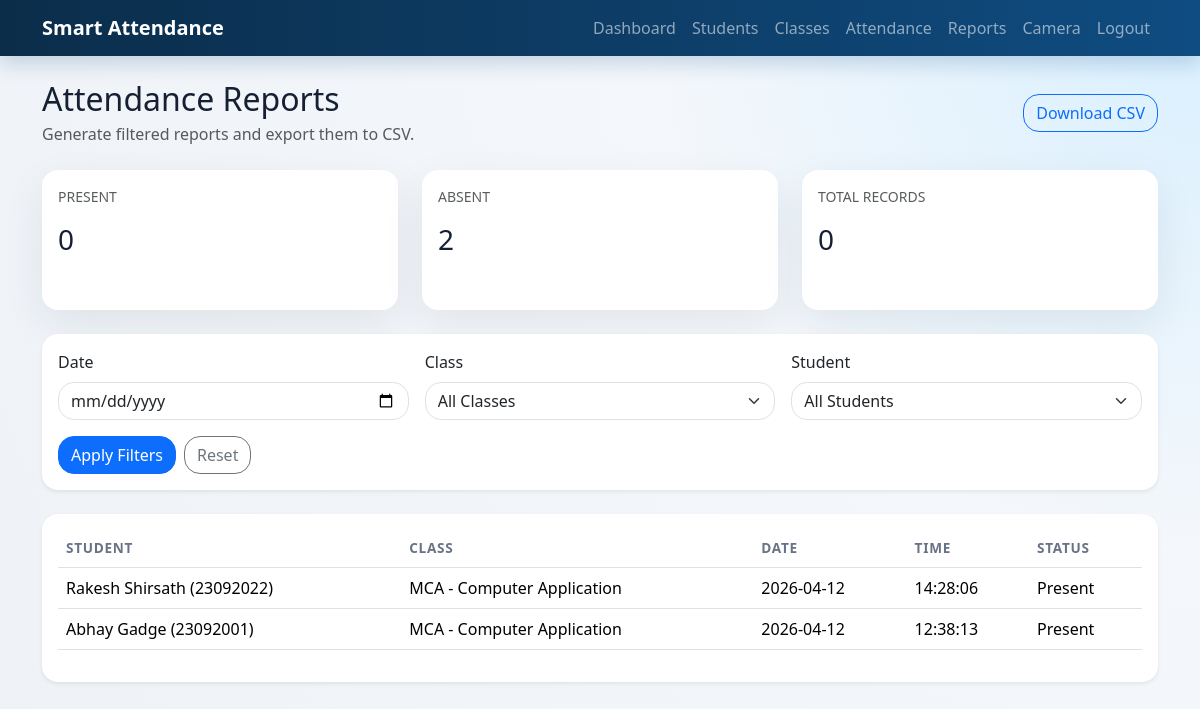
Page /reports (signed in) on the earlier database version.
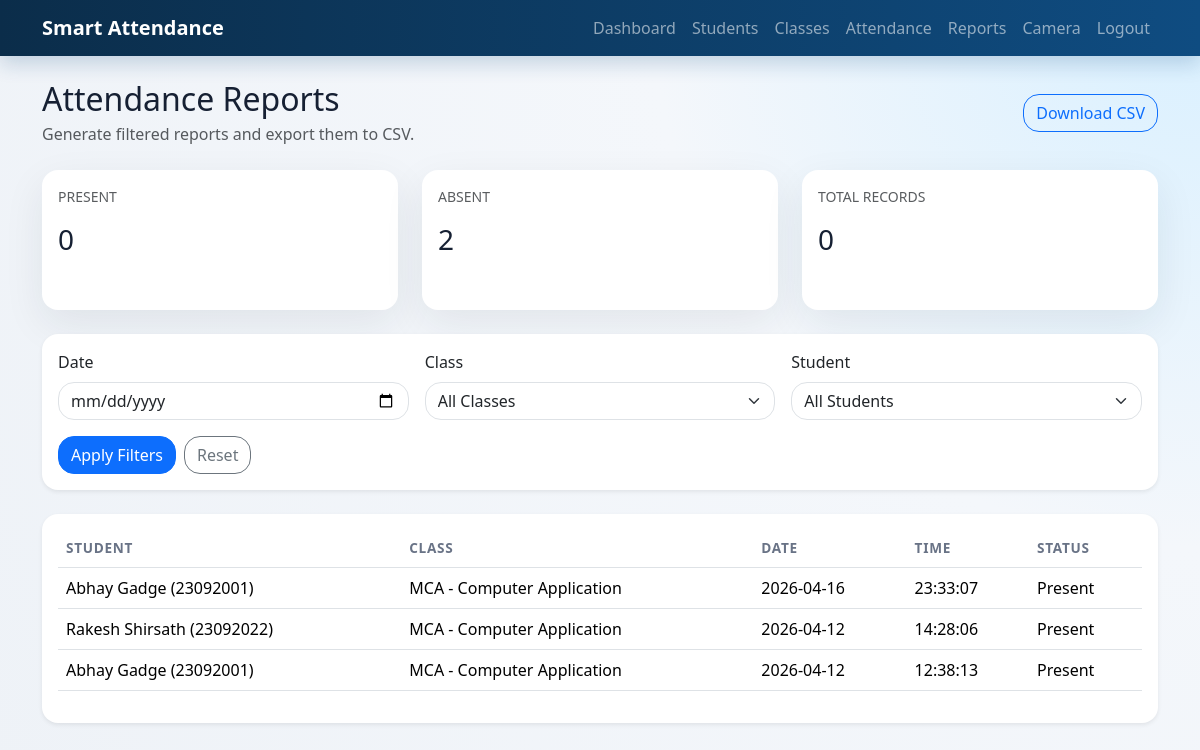
Same page on the later database version.
### app/models.py (models this page shows)
class Attendance(db.Model):
    __tablename__ = "attendance"
    __table_args__ = (
        db.UniqueConstraint(
            "student_id", "class_id", "attendance_date", name="uq_daily_attendance"
        ),
    )
    id = db.Column(db.Integer, primary_key=True)
    student_id = db.Column(db.Integer, db.ForeignKey("students.id"), nullable=False)
    class_id = db.Column(db.Integer, db.ForeignKey("classrooms.id"), nullable=False)
    attendance_date = db.Column(db.Date, default=date.today, nullable=False)
    attendance_time = db.Column(
        db.Time, default=lambda: datetime.utcnow().time(), nullable=False
    )
    status = db.Column(db.String(20), default="Present", nullable=False)
    recognized_confidence = db.Column(db.Float, nullable=True)
    created_at = db.Column(db.DateTime, default=datetime.utcnow, nullable=False)
    student = db.relationship("Student", back_populates="attendance_records")
    classroom = db.relationship("ClassRoom", back_populates="attendance_records")

class Student(db.Model):
    __tablename__ = "students"
    id = db.Column(db.Integer, primary_key=True)
    student_id = db.Column(db.String(50), unique=True, nullable=False)
    full_name = db.Column(db.String(150), nullable=False)
    email = db.Column(db.String(120), unique=True, nullable=False)
    phone = db.Column(db.String(20), nullable=False)
    class_id = db.Column(db.Integer, db.ForeignKey("classrooms.id"), nullable=False)
    image_folder = db.Column(db.String(255), nullable=True)
    created_at = db.Column(db.DateTime, default=datetime.utcnow, nullable=False)
    classroom = db.relationship("ClassRoom", back_populates="students")
    face_encodings = db.relationship(
        "FaceEncoding", back_populates="student", cascade="all, delete-orphan"
    )
    attendance_records = db.relationship(
        "Attendance", back_populates="student", cascade="all, delete-orphan"
    )

class ClassRoom(db.Model):
    __tablename__ = "classrooms"
    id = db.Column(db.Integer, primary_key=True)
    class_name = db.Column(db.String(100), nullable=False)
    section = db.Column(db.String(30), nullable=False)
    subject = db.Column(db.String(120), nullable=True)
    created_at = db.Column(db.DateTime, default=datetime.utcnow, nullable=False)
    students = db.relationship(
        "Student", back_populates="classroom", cascade="all, delete-orphan"
    )
    attendance_records = db.relationship(
        "Attendance", back_populates="classroom", cascade="all, delete-orphan"
    )
    @property
    def display_name(self) -> str:
        return f"{self.class_name} - {self.section}"

### app/routes.py (the view)
@main_bp.route("/reports")
@login_required
def reports():
    filters = _extract_report_filters()
    records = build_attendance_query(filters)
    classes = ClassRoom.query.order_by(ClassRoom.class_name.asc()).all()
    students = Student.query.order_by(Student.full_name.asc()).all()
    summary = build_daily_summary(filters.get("attendance_date") or date.today())
    return render_template("reports.html", records=records, classes=classes, students=students, filters=filters, summary=summary)

### app/auth.py (called while the page is built)
def login_required(view):
    @wraps(view)
    def wrapped_view(**kwargs):
        if g.admin is None:
            return redirect(url_for("auth.login", next=request.url))
        return view(**kwargs)
    return wrapped_view

@auth_bp.before_app_request
def load_logged_in_admin() -> None:
    admin_id = session.get("admin_id")
    g.admin = Admin.query.get(admin_id) if admin_id else None

### app/routes.py (called while the page is built)
def _extract_report_filters() -> dict:
    attendance_date = request.args.get("attendance_date", "").strip()
    parsed_date = None
    if attendance_date:
        try:
            parsed_date = datetime.strptime(attendance_date, "%Y-%m-%d").date()
        except ValueError:
            flash("Invalid date format. Use YYYY-MM-DD.", "danger")
    return {
        "attendance_date": parsed_date,
        "class_id": request.args.get("class_id", type=int),
        "student_id": request.args.get("student_id", type=int),
    }

### app/templates/reports.html (shortened to what this page needs)
{% extends "base.html" %}
{% block content %}
<div class="d-flex justify-content-between align-items-center mb-4 flex-wrap gap-2">
    <div>
        <h2 class="mb-1">Attendance Reports</h2>
        <p class="text-muted mb-0">Generate filtered reports and export them to CSV.</p>
    </div>
    <a href="{{ url_for('main.export_report', attendance_date=request.args.get('attendance_date', ''), class_id=request.args.get('class_id', ''), student_id=request.args.get('student_id', '')) }}" class="btn btn-outline-primary">Download CSV</a>
</div>
<div class="row g-4 mb-4">
    <div class="col-md-4"><div class="card stat-card border-0"><div class="card-body"><p class="text-uppercase small text-muted">Present</p><h3>{{ summary.present_count }}</h3></div></div></div>
    <div class="col-md-4"><div class="card stat-card border-0"><div class="card-body"><p class="text-uppercase small text-muted">Absent</p><h3>{{ summary.absent_count }}</h3></div></div></div>
    <div class="col-md-4"><div class="card stat-card border-0"><div class="card-body"><p class="text-uppercase small text-muted">Total Records</p><h3>{{ summary.records_count }}</h3></div></div></div>
</div>
{% include "_report_filters.html" %}
<div class="card border-0 shadow-sm rounded-4">
    <div class="card-body">
        <div class="table-responsive">
            <table class="table align-middle">
                <thead>
                    <tr>
                        <th>Student</th>
                        <th>Class</th>
                        <th>Date</th>
                        <th>Time</th>
                        <th>Status</th>
                    </tr>
                </thead>
                <tbody>
                    {% for record in records %}
                    <tr>
                        <td>{{ record.student.full_name }} ({{ record.student.student_id }})</td>
                        <td>{{ record.classroom.display_name }}</td>
                        <td>{{ record.attendance_date }}</td>
                        <td>{{ record.attendance_time.strftime("%H:%M:%S") }}</td>
                        <td>{{ record.status }}</td>
                    </tr>
                    {% else %}
                    <tr><td colspan="5" class="text-center text-muted">No report data available for these filters.</td></tr>
                    {% endfor %}
                </tbody>
            </table>
        </div>
    </div>
</div>
{% endblock %}

Differences in the rows shown:
added Attendance: student.full_name "Abhay Gadge", student.student_id "23092001", classroom.display_name "MCA - Computer Application", attendance_date "2026-04-16", attendance_time "23:33:07", status "Present"
